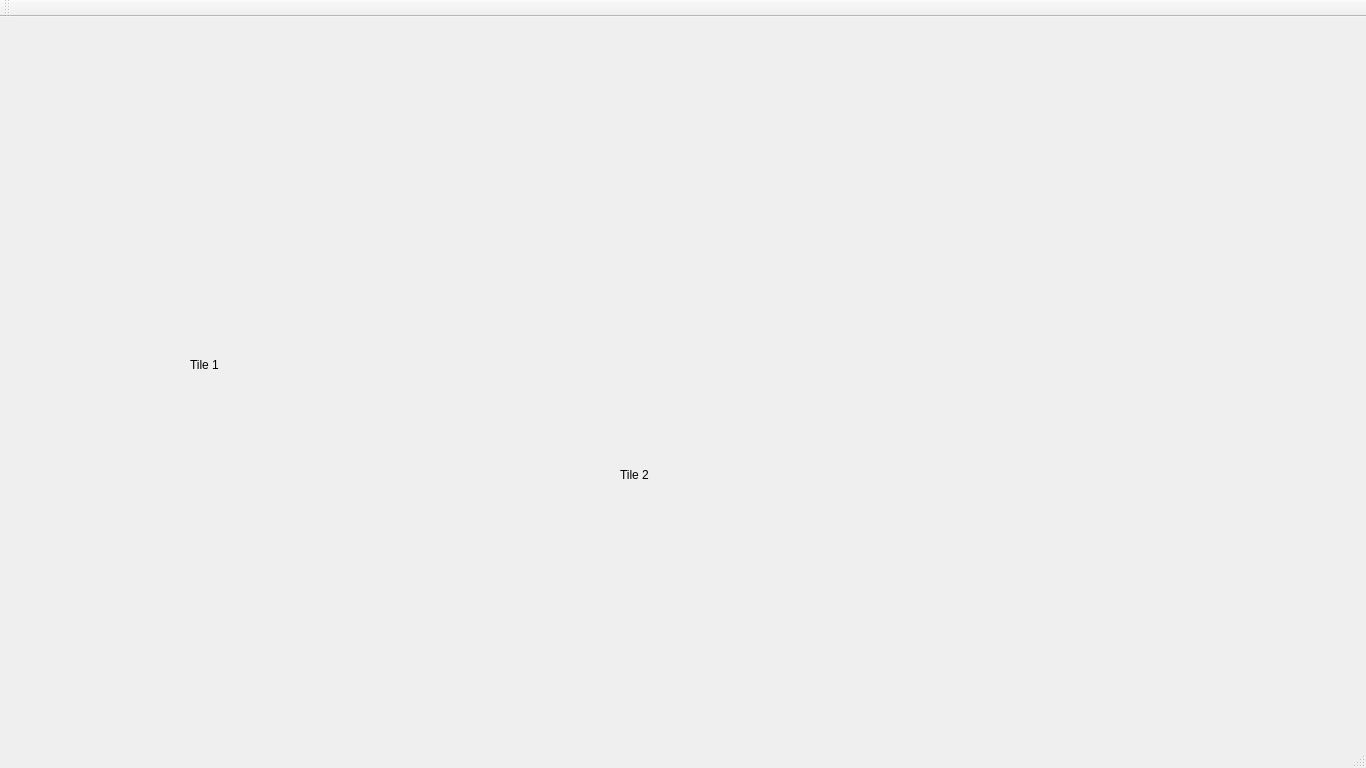
<?xml version="1.0" encoding="UTF-8"?>
<ui version="4.0">
 <class>MainWindow</class>
 <widget class="QMainWindow" name="MainWindow">
  <property name="geometry">
   <rect>
    <x>0</x>
    <y>0</y>
    <width>1366</width>
    <height>768</height>
   </rect>
  </property>
  <property name="windowTitle">
   <string>MainWindow</string>
  </property>
  <widget class="QWidget" name="centralWidget">
   <widget class="QWidget" name="gridLayoutWidget">
    <property name="geometry">
     <rect>
      <x>0</x>
      <y>0</y>
      <width>2</width>
      <height>2</height>
     </rect>
    </property>
    <layout class="QGridLayout" name="gridLayout"/>
   </widget>
   <widget class="QLabel" name="tile1">
    <property name="geometry">
     <rect>
      <x>190</x>
      <y>340</y>
      <width>59</width>
      <height>15</height>
     </rect>
    </property>
    <property name="text">
     <string>Tile 1</string>
    </property>
   </widget>
   <widget class="QLabel" name="tile2">
    <property name="geometry">
     <rect>
      <x>620</x>
      <y>450</y>
      <width>59</width>
      <height>15</height>
     </rect>
    </property>
    <property name="text">
     <string>Tile 2</string>
    </property>
   </widget>
  </widget>
  <widget class="QMenuBar" name="menuBar">
   <property name="geometry">
    <rect>
     <x>0</x>
     <y>0</y>
     <width>1366</width>
     <height>20</height>
    </rect>
   </property>
  </widget>
  <widget class="QToolBar" name="mainToolBar">
   <attribute name="toolBarArea">
    <enum>TopToolBarArea</enum>
   </attribute>
   <attribute name="toolBarBreak">
    <bool>false</bool>
   </attribute>
  </widget>
  <widget class="QStatusBar" name="statusBar"/>
 </widget>
 <layoutdefault spacing="6" margin="11"/>
 <resources/>
 <connections/>
</ui>
